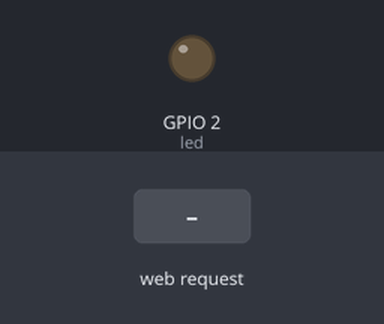
This sketch was run on a simulated ESP32. Parts: output pins drawn as LEDs (lit = HIGH). The test bench sets the inputs (shaded band). Pins used as bus, display or sensor lines are not drawn.

Above: at 1.2 s.
1.3 s: HTTP request GET /Mode_1 received
At 1.9 s:
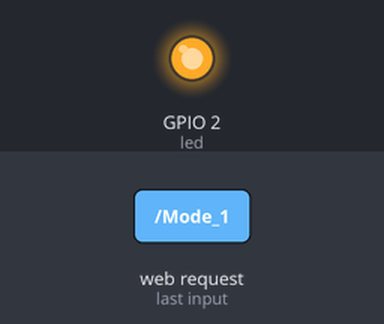
2.8 s: HTTP request GET /Mode_2 received
At 3.1 s:
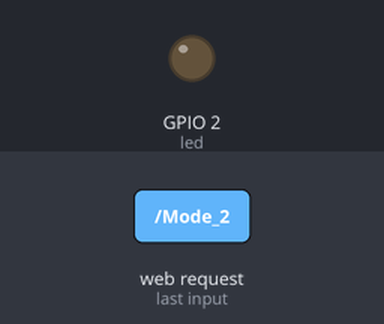
Timing chart, 0 to 5.8 s (numbered marks = the images above; inputs shaded):
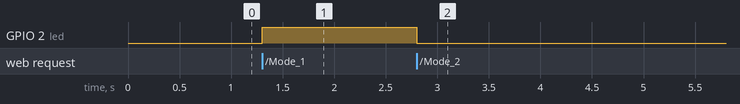

The sketch:

smart_keyboard_V1.ino
```cpp
#include <WiFi.h>
#include <WebServer.h>
const char* ssid = "Smart Keyboard";
const int led = 2;
const int keyboard = 15;
 bool mode_3 = false;
WebServer server(80);  // this line open a server in port 80
void setup() {
  pinMode(led, OUTPUT);
  pinMode(keyboard, OUTPUT);
  WiFi.softAP(ssid);  // This method is use to create a wifi network it uses two parameter (ssid,password) SSID refer to the network name and password while password can be emty for no password
  server.on("/", []() {
    server.send(200, "text/html", R"rawliteral(<!DOCTYPE html>
<html lang="en">

<head>
    <meta charset="UTF-8">
    <meta name="viewport" content="width=device-width, initial-scale=1.0">
    <title>Document</title>
</head>

<body>
    <div class="container">
        <div class="box">
            <h1>Smart Keyboard</h1>
            <div class="button">
                <button onclick="Mode_1()">Mode 1</button>
                <button onclick="Mode_2()">Mode 2</button> <br>
                <button onclick="Mode_3()">Mode 3</button>
            </div>
        </div>

        <style>
            * {
                margin: 0%;
                padding: 0%;
                color: white;
            }

            .container {
                background-color: rgba(12, 12, 12, 0.988);

                height: 100vh;
                display: flex;
                justify-content: center;
                align-items: center;
            }

            .box {
                background-color: rgba(12, 12, 12, 0.988);
                text-align: center;
                padding: 20px;
                height: fit-content;
                width: fit-content;

            }

            .button {
                margin-top: 50px;

                height: fit-content;
            }

            button {
                border-radius: 15px;
                border: none;
                cursor: pointer;
                width: 100px;
                height: 100px;
                margin: 20px;
                background-color: rgb(255, 0, 51);
            }
        </style>
        <script>
            function Mode_1() {
                fetch("Mode_1")
                .then(()=>{})
                .then(data=>{

                })

            }
            function Mode_2() {
                 fetch("Mode_2")
                .then(()=>{})
                .then(data=>{

                })

            }
            function Mode_3() {
                 fetch("Mode_3")
                .then(()=>{})
                .then(data=>{

                })

            }
        </script>

</body>

</html>
    )rawliteral");
  });
  server.on("/Mode_1", []() {
    mode_3 = false;
    digitalWrite(led, HIGH);
    digitalWrite(keyboard, HIGH);
    server.send(200, "text/plain", "LED is ON");
  });

  server.on("/Mode_2", []() {
    mode_3 = false;
    digitalWrite(led, LOW);
    digitalWrite(keyboard, LOW);
    server.send(200, "text/plain", "LED is OFF");
  });
  server.on("/Mode_3", []() {
    mode_3 = true;
    server.send(200, "text/plain", "LED is OFF");
  });

  server.begin();
}

void loop() {
  if (mode_3) {
    digitalWrite(keyboard, HIGH);
    delay(500);
    digitalWrite(keyboard, LOW);
  }
  server.handleClient();
}
```

Measured:
- after the input at 1.3 s, GPIO 2 (led): LOW → HIGH at once
- after the input at 2.8 s, GPIO 2 (led): HIGH → LOW at once
